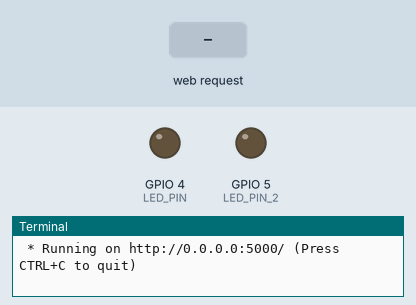
Simulated run of this program. Board: Raspberry Pi (BCM pin numbers). On the bench: output pins drawn as LEDs (lit = HIGH), the last lines printed to the terminal. The inputs (shaded band) are chosen by the test bench. The clock reads 2024-03-15 10:24:30 at power-on unless the program sets it.

Above: at 1.2 s.
1.3 s: HTTP request for /led/red/on received
At 2.4 s:
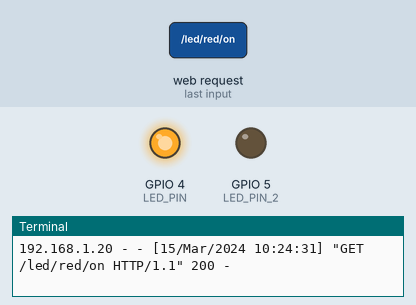
2.8 s: HTTP request for /led/blue/on received
At 3.5 s:
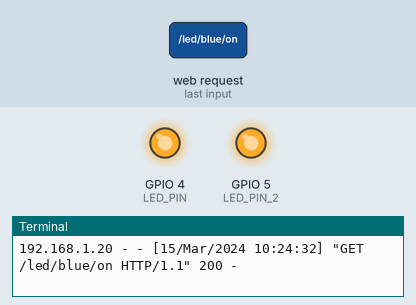
4.3 s: HTTP request for /led/red/off received
At 4.7 s:
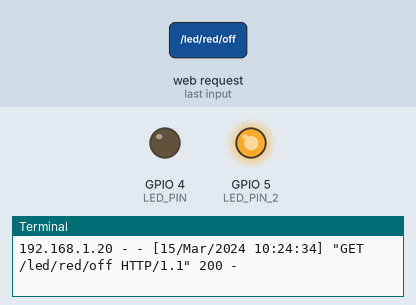
Timing chart, 0 to 7.3 s (numbered marks = the images above; inputs shaded):
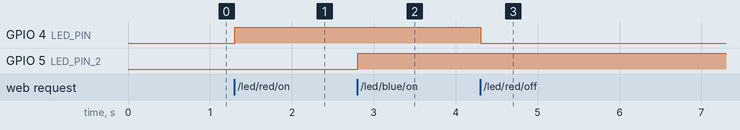

The program:

flask_led.py
```python
from flask import Flask
import RPi.GPIO as GPIO
LED_PIN = 4
LED_PIN_2 = 5
GPIO.setmode(GPIO.BCM)
GPIO.setup(LED_PIN,GPIO.OUT)
GPIO.setup(LED_PIN_2,GPIO.OUT)
app = Flask(__name__)
@app.route("/")
def hello():
    return '''
        <p>Hello, Flask!!</p>
        <a href="/led/red/on">RED LED ON</a>
        <a href="/led/red/off">RED LED OFF</a></br>
        <a href="/led/blue/on">BLUE LED ON</a>
        <a href="/led/blue/off">BLUE LED OFF</a></br>
    '''
@app.route("/led/<col>/<cmd>")
def led(col,cmd):
    if cmd == "on":
        if col == "red":
            GPIO.output(LED_PIN, GPIO.HIGH)
        elif col == "blue":
            GPIO.output(LED_PIN_2, GPIO.HIGH)
        return f'''
            <p>{col} LED ON</p>
            <a href="/">Go Home</a>
        '''
    elif cmd == "off":
        if col == "red":
            GPIO.output(LED_PIN, GPIO.LOW)
        elif col == "blue":
            GPIO.output(LED_PIN_2, GPIO.LOW)
        return f'''
            <p>{col} LED OFF</p>
            <a href="/">Go Home</a>
        '''
    else:
        return '''ERROR'''

if __name__ == "__main__":
    try:
        app.run(host="0.0.0.0")
    finally:
        GPIO.cleanup()
```

Measured:
- after the input at 1.3 s, GPIO 4 (LED_PIN): LOW → HIGH at once
- after the input at 2.8 s, GPIO 5 (LED_PIN_2): LOW → HIGH at once
- after the input at 4.3 s, GPIO 4 (LED_PIN): HIGH → LOW at once
